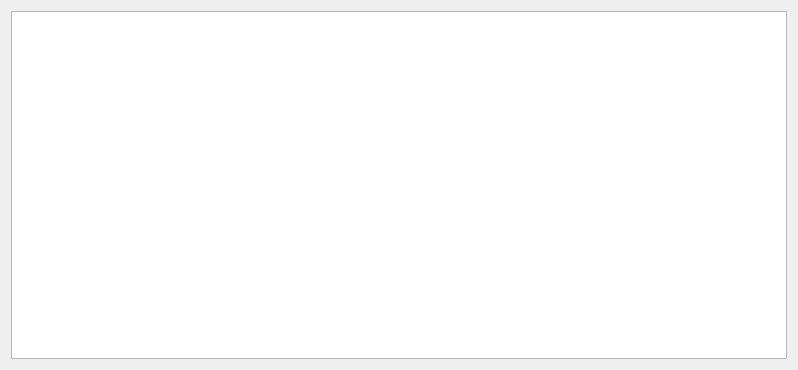
<?xml version="1.0" encoding="UTF-8"?>
<ui version="4.0">
 <class>VentanaPrincipal</class>
 <widget class="QWidget" name="VentanaPrincipal">
  <property name="geometry">
   <rect>
    <x>0</x>
    <y>0</y>
    <width>798</width>
    <height>370</height>
   </rect>
  </property>
  <property name="windowTitle">
   <string>Form</string>
  </property>
  <layout class="QGridLayout" name="gridLayout">
   <item row="0" column="0" colspan="2">
    <widget class="QTextEdit" name="textEdit">
     <property name="html">
      <string>&lt;!DOCTYPE HTML PUBLIC &quot;-//W3C//DTD HTML 4.0//EN&quot; &quot;http://www.w3.org/TR/REC-html40/strict.dtd&quot;&gt;
&lt;html&gt;&lt;head&gt;&lt;meta name=&quot;qrichtext&quot; content=&quot;1&quot; /&gt;&lt;meta charset=&quot;utf-8&quot; /&gt;&lt;style type=&quot;text/css&quot;&gt;
p, li { white-space: pre-wrap; }
hr { height: 1px; border-width: 0; }
li.unchecked::marker { content: &quot;\2610&quot;; }
li.checked::marker { content: &quot;\2612&quot;; }
&lt;/style&gt;&lt;/head&gt;&lt;body style=&quot; font-family:'.AppleSystemUIFont'; font-size:13pt; font-weight:400; font-style:normal;&quot;&gt;
&lt;p style=&quot;-qt-paragraph-type:empty; margin-top:0px; margin-bottom:0px; margin-left:0px; margin-right:0px; -qt-block-indent:0; text-indent:0px;&quot;&gt;&lt;br /&gt;&lt;/p&gt;&lt;/body&gt;&lt;/html&gt;</string>
     </property>
    </widget>
   </item>
  </layout>
 </widget>
 <resources/>
 <connections/>
</ui>
